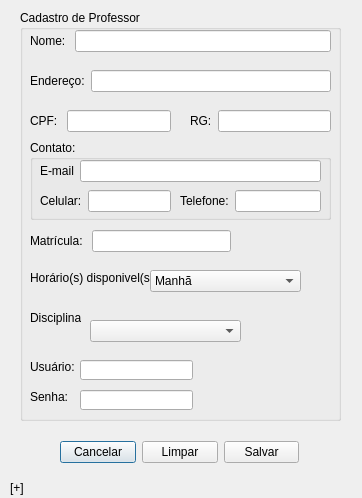
<?xml version="1.0" encoding="UTF-8"?>
<ui version="4.0">
 <class>formcadprof</class>
 <widget class="QDialog" name="formcadprof">
  <property name="geometry">
   <rect>
    <x>0</x>
    <y>0</y>
    <width>362</width>
    <height>498</height>
   </rect>
  </property>
  <property name="windowTitle">
   <string>Cadastro de Professor</string>
  </property>
  <widget class="QGroupBox" name="groupBox">
   <property name="geometry">
    <rect>
     <x>20</x>
     <y>10</y>
     <width>321</width>
     <height>411</height>
    </rect>
   </property>
   <property name="title">
    <string>Cadastro de Professor</string>
   </property>
   <widget class="QWidget" name="layoutWidget">
    <property name="geometry">
     <rect>
      <x>10</x>
      <y>60</y>
      <width>301</width>
      <height>22</height>
     </rect>
    </property>
    <layout class="QHBoxLayout" name="horizontalLayout_2">
     <item>
      <widget class="QLabel" name="label_2">
       <property name="text">
        <string>Endereço:</string>
       </property>
      </widget>
     </item>
     <item>
      <widget class="QLineEdit" name="leEndereco"/>
     </item>
    </layout>
   </widget>
   <widget class="QWidget" name="layoutWidget_2">
    <property name="geometry">
     <rect>
      <x>10</x>
      <y>100</y>
      <width>141</width>
      <height>22</height>
     </rect>
    </property>
    <layout class="QHBoxLayout" name="horizontalLayout_3">
     <item>
      <widget class="QLabel" name="label_3">
       <property name="text">
        <string>CPF: </string>
       </property>
      </widget>
     </item>
     <item>
      <widget class="QLineEdit" name="leCPF"/>
     </item>
    </layout>
   </widget>
   <widget class="QWidget" name="layoutWidget_3">
    <property name="geometry">
     <rect>
      <x>170</x>
      <y>100</y>
      <width>141</width>
      <height>22</height>
     </rect>
    </property>
    <layout class="QHBoxLayout" name="horizontalLayout_4">
     <item>
      <widget class="QLabel" name="label_4">
       <property name="text">
        <string>RG:</string>
       </property>
      </widget>
     </item>
     <item>
      <widget class="QLineEdit" name="leRG"/>
     </item>
    </layout>
   </widget>
   <widget class="QGroupBox" name="groupBox_2">
    <property name="geometry">
     <rect>
      <x>10</x>
      <y>130</y>
      <width>301</width>
      <height>80</height>
     </rect>
    </property>
    <property name="title">
     <string>Contato:</string>
    </property>
    <widget class="QWidget" name="layoutWidget_4">
     <property name="geometry">
      <rect>
       <x>10</x>
       <y>20</y>
       <width>281</width>
       <height>22</height>
      </rect>
     </property>
     <layout class="QHBoxLayout" name="horizontalLayout_5">
      <item>
       <widget class="QLabel" name="label_5">
        <property name="text">
         <string>E-mail</string>
        </property>
       </widget>
      </item>
      <item>
       <widget class="QLineEdit" name="leEmail"/>
      </item>
     </layout>
    </widget>
    <widget class="QWidget" name="layoutWidget_5">
     <property name="geometry">
      <rect>
       <x>10</x>
       <y>50</y>
       <width>131</width>
       <height>22</height>
      </rect>
     </property>
     <layout class="QHBoxLayout" name="horizontalLayout_6">
      <item>
       <widget class="QLabel" name="label_6">
        <property name="text">
         <string>Celular:</string>
        </property>
       </widget>
      </item>
      <item>
       <widget class="QLineEdit" name="leCelular"/>
      </item>
     </layout>
    </widget>
    <widget class="QWidget" name="layoutWidget_6">
     <property name="geometry">
      <rect>
       <x>150</x>
       <y>50</y>
       <width>141</width>
       <height>22</height>
      </rect>
     </property>
     <layout class="QHBoxLayout" name="horizontalLayout_7">
      <item>
       <widget class="QLabel" name="label_7">
        <property name="text">
         <string>Telefone:</string>
        </property>
       </widget>
      </item>
      <item>
       <widget class="QLineEdit" name="leTelefone"/>
      </item>
     </layout>
    </widget>
   </widget>
   <widget class="QWidget" name="layoutWidget_7">
    <property name="geometry">
     <rect>
      <x>10</x>
      <y>220</y>
      <width>201</width>
      <height>22</height>
     </rect>
    </property>
    <layout class="QHBoxLayout" name="horizontalLayout_8">
     <item>
      <widget class="QLabel" name="label_8">
       <property name="text">
        <string>Matrícula: </string>
       </property>
      </widget>
     </item>
     <item>
      <widget class="QLineEdit" name="leMatricula"/>
     </item>
    </layout>
   </widget>
   <widget class="QLabel" name="label_9">
    <property name="geometry">
     <rect>
      <x>10</x>
      <y>260</y>
      <width>121</width>
      <height>16</height>
     </rect>
    </property>
    <property name="text">
     <string>Horário(s) disponivel(s): </string>
    </property>
   </widget>
   <widget class="QLabel" name="label_10">
    <property name="geometry">
     <rect>
      <x>10</x>
      <y>300</y>
      <width>51</width>
      <height>16</height>
     </rect>
    </property>
    <property name="text">
     <string>Disciplinas: </string>
    </property>
   </widget>
   <widget class="QComboBox" name="cbDisciplinas">
    <property name="geometry">
     <rect>
      <x>70</x>
      <y>310</y>
      <width>151</width>
      <height>22</height>
     </rect>
    </property>
   </widget>
   <widget class="QWidget" name="layoutWidget">
    <property name="geometry">
     <rect>
      <x>10</x>
      <y>20</y>
      <width>301</width>
      <height>22</height>
     </rect>
    </property>
    <layout class="QHBoxLayout" name="horizontalLayout">
     <item>
      <widget class="QLabel" name="label">
       <property name="text">
        <string>Nome: </string>
       </property>
      </widget>
     </item>
     <item>
      <widget class="QLineEdit" name="leNome"/>
     </item>
    </layout>
   </widget>
   <widget class="QLabel" name="label_11">
    <property name="geometry">
     <rect>
      <x>10</x>
      <y>350</y>
      <width>46</width>
      <height>13</height>
     </rect>
    </property>
    <property name="text">
     <string>Usuário:</string>
    </property>
   </widget>
   <widget class="QLabel" name="label_12">
    <property name="geometry">
     <rect>
      <x>10</x>
      <y>380</y>
      <width>46</width>
      <height>13</height>
     </rect>
    </property>
    <property name="text">
     <string>Senha:</string>
    </property>
   </widget>
   <widget class="QLineEdit" name="leUsuario">
    <property name="geometry">
     <rect>
      <x>60</x>
      <y>350</y>
      <width>113</width>
      <height>20</height>
     </rect>
    </property>
   </widget>
   <widget class="QLineEdit" name="leSenha">
    <property name="geometry">
     <rect>
      <x>60</x>
      <y>380</y>
      <width>113</width>
      <height>20</height>
     </rect>
    </property>
    <property name="echoMode">
     <enum>QLineEdit::Password</enum>
    </property>
   </widget>
   <widget class="QComboBox" name="cbHorarios">
    <property name="geometry">
     <rect>
      <x>130</x>
      <y>260</y>
      <width>151</width>
      <height>22</height>
     </rect>
    </property>
    <item>
     <property name="text">
      <string>Manhã</string>
     </property>
    </item>
    <item>
     <property name="text">
      <string>Tarde</string>
     </property>
    </item>
    <item>
     <property name="text">
      <string>Noite</string>
     </property>
    </item>
   </widget>
  </widget>
  <widget class="QWidget" name="layoutWidget">
   <property name="geometry">
    <rect>
     <x>60</x>
     <y>440</y>
     <width>239</width>
     <height>25</height>
    </rect>
   </property>
   <layout class="QHBoxLayout" name="horizontalLayout_10">
    <item>
     <widget class="QPushButton" name="btCancelar">
      <property name="text">
       <string>Cancelar</string>
      </property>
     </widget>
    </item>
    <item>
     <widget class="QPushButton" name="btLimpar">
      <property name="text">
       <string>Limpar</string>
      </property>
     </widget>
    </item>
    <item>
     <widget class="QPushButton" name="btSalvar">
      <property name="text">
       <string>Salvar</string>
      </property>
     </widget>
    </item>
   </layout>
  </widget>
  <widget class="QLabel" name="labelStatus">
   <property name="geometry">
    <rect>
     <x>10</x>
     <y>480</y>
     <width>341</width>
     <height>16</height>
    </rect>
   </property>
   <property name="text">
    <string>[+]</string>
   </property>
  </widget>
 </widget>
 <resources/>
 <connections/>
</ui>
